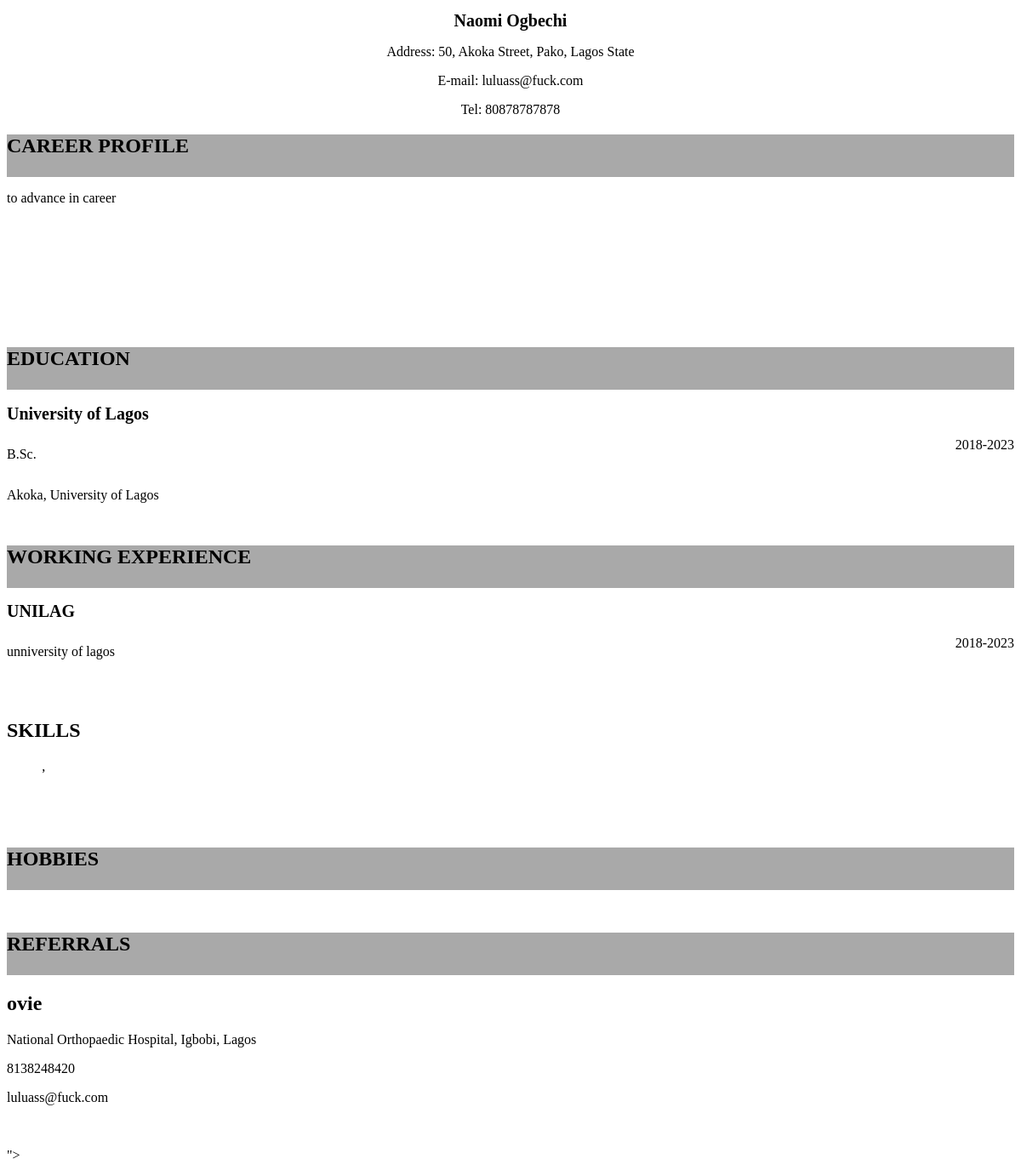
The app's page /cvgen/cv1/ (signed in) with its own data.
### docs/models.py (models this page shows, shortened)
class Details(models.Model):
    pic = models.ImageField()
    fname = models.CharField(max_length=250)
    lname = models.CharField(max_length=250)
    email = models.EmailField()
    phone = models.IntegerField()
    author = models.ForeignKey(User, on_delete= models.CASCADE, null= True, blank= True)

class Address(models.Model):
    snum = models.IntegerField()
    stname = models.CharField(max_length=250)
    lgname = models.CharField(max_length=250)
    state = models.CharField(max_length=250)
    author = models.ForeignKey(User, on_delete= models.CASCADE, null= True, blank= True)

class Objectives(models.Model):
    car = models.TextField()
    author = models.ForeignKey(User, on_delete= models.CASCADE, null= True, blank= True)

class Education(models.Model):
    inst = models.CharField(max_length=250)
    location = models.TextField()
    start = models.IntegerField()
    end = models.IntegerField()
    cert = models.CharField(max_length=50)
    author = models.ForeignKey(User, on_delete= models.CASCADE, null= True, blank= True)

class Works(models.Model):
    name = models.CharField(max_length=250)
    location = models.TextField()
    start = models.IntegerField()
    end = models.IntegerField()
    author = models.ForeignKey(User, on_delete= models.CASCADE, null= True, blank= True)

class Skills(models.Model):
    names = models.TextField()
    author = models.ForeignKey(User, on_delete= models.CASCADE, null= True, blank= True)

class References(models.Model):
    name = models.CharField(max_length=250)
    firm = models.CharField(max_length=250)
    tel = models.IntegerField()
    email = models.EmailField()
    author = models.ForeignKey(User, on_delete= models.CASCADE, null= True, blank= True)

### docs/views.py (the view)
# urls.py: path('cvgen/cv1/', views.cv1, name= "cv1"),
def cv1(request):
    dets = Details.objects.all()
    adds = Address.objects.all()
    objs = Objectives.objects.all()
    edus = Education.objects.all()
    works = Works.objects.all()
    skills = Skills.objects.all()
    refs = References.objects.all()
    return render(request, 'cv1.html', {'dets': dets, 'adds':adds, 'objs':objs, 'edus': edus, 'works':works, 'skills':skills, 'refs':refs})

### templates/cv1.html (shortened to what this page needs)
{% load static %}
<!DOCTYPE html>
<html>
    <head>
        <link href="{% static 'css1/styles.css' %}" rel="stylesheet" type="text/css" media="print" />
    </head>
    <body>
        <center>
        {% for det in dets %}
        {% if det.author.id == user.id %}
        <h1 style= "font-size: 20px;">{{det.fname}} {{det.lname}}</h1>
        {% if adds %}
        {% for add in adds %}
        {% if add.author.id == user.id %}
        <p>Address: {{add.snum}}, {{add.stname}}, {{add.lgname}}, {{add.state}}</p>
        {% endif %}
        {% endfor %}
        {% else %}
        <p>ADDRESS NOT STATED</p>
        {% endif %}
        <p>E-mail: {{det.email}}</p> <p>Tel: {{det.phone}}</p>
        {% endif %}
        {% endfor %}
        </center>
        <section class="bio">
            {% if objs %}
            <div class="data"><h1>CAREER PROFILE</h1></div>
            {% for obj in objs %}
            {% if obj.author.id == user.id %}
            <P>{{obj.car}}</P>
            {% endif %}
            {% endfor %}
            {% endif %}
        </section>
        <section class="ii">
            <div class="data"><h1>EDUCATION</h1></div>
            {% if edus %}
            {% for edu in edus %}
            {% if edu.author.id == user.id %}
            <div class="place"><h1 style="font-size: 20px;">{{edu.inst}}</h1><div class="wp">{{edu.start}}-{{edu.end}}</div></div>
            <div class="loc">{{edu.cert}}</div>
            <div class="loc">{{edu.location}}</div>
            {% endif %}
            {% endfor %}
            {% endif %}
        </section>
        <section class="ii">
            <div class="data"><h1>WORKING EXPERIENCE</h1></div>
            {% if works %}
            {% for work in works %}
            {% if work.author.id == user.id %}
            <div class="place"><h1 style="font-size: 20px;">{{work.name}}</h1><div class="wp">{{work.start}}-{{work.end}}</div></div>
            <div class="loc">{{work.location}}</div>
            {% endif %}
            {% endfor %}
            {% else %}
            <h1 style="font-family: Georgia, 'Times New Roman', Times, serif;">NO WORKING EXPERIENCE</h1>
            {% endif %}
        </section>
        <section class="iii" style="display: inline-block;">
        <div class="Data"><h1>SKILLS</h1>
            <center>
            {% if skills %}
            {% for skill in skills %}
            {% if skill.author.id == user.id %}
            <p style="font-family: Georgia, 'Times New Roman', Times, serif;">{{skill.name}},</p>
            {% endif %}
            {% endfor %}
            {% endif %}
            </center>
        </div>
        </section>
        <section class="iv">
            <div class="data"><h1>HOBBIES</h1></div>
        </section>
        <section class="iv">
            <div class="data"><h1>REFERRALS</h1></div>
            {% if refs %}
            {% for ref in refs %}
            {% if ref.author.id == user.id %}
            <div style="font-family: Georgia, 'Times New Roman', Times, serif;">
                <h1>{{ref.name}}</h1>
                <p>{{ref.firm}}</p>
                <p>{{ref.tel}}</p>
                <p>{{ref.email}}</p>
            </div>
            {% endif %}
            {% endfor %}
            {% else %}
            <h1 style="font-family: Georgia, 'Times New Roman', Times, serif;">AVAILABLE ON DEMAND</h1>
            {% endif %}
        </section>
    </body>
    ">
</html>

### static/css1/styles.css (style rules this page uses)
.data { width: 100%; height: 50px; background-color: darkgray; }
.bio { width: 100%; height: 200px; }
.wp { float: right; }
.place { width:100%; height: 50px; overflow: none; }
.wp { margin-top: 0px; }
.loc { margin-bottom: 30px; }
section { font-family: Georgia, 'Times New Roman', Times, serif; margin-bottom: 50px; }

### templates/cv1.html (style rules this page uses)
.data { width: 100%; height: 50px; background-color: darkgray; }
.bio { width: 100%; height: 200px; }
.wp { float: right; }
.place { width:100%; height: 50px; overflow: none; }
.wp { margin-top: 0px; }
.loc { margin-bottom: 30px; }
section { font-family: Georgia, 'Times New Roman', Times, serif; margin-bottom: 50px; }

### records on screen
Details: fname "Naomi", lname "Ogbechi", email "luluass@fuck.com", phone "80878787878"
Address: snum "50", stname "Akoka Street", lgname "Pako", state "Lagos State"
Objectives: car "to advance in career"
Education: inst "University of Lagos", start "2018", end "2023", cert "B.Sc.", location "Akoka, University of Lagos"
Works: name "UNILAG", start "2018", end "2023", location "unniversity of lagos"
References: name "ovie", firm "National Orthopaedic Hospital, Igbobi, Lagos", tel "8138248420", email "luluass@fuck.com"
